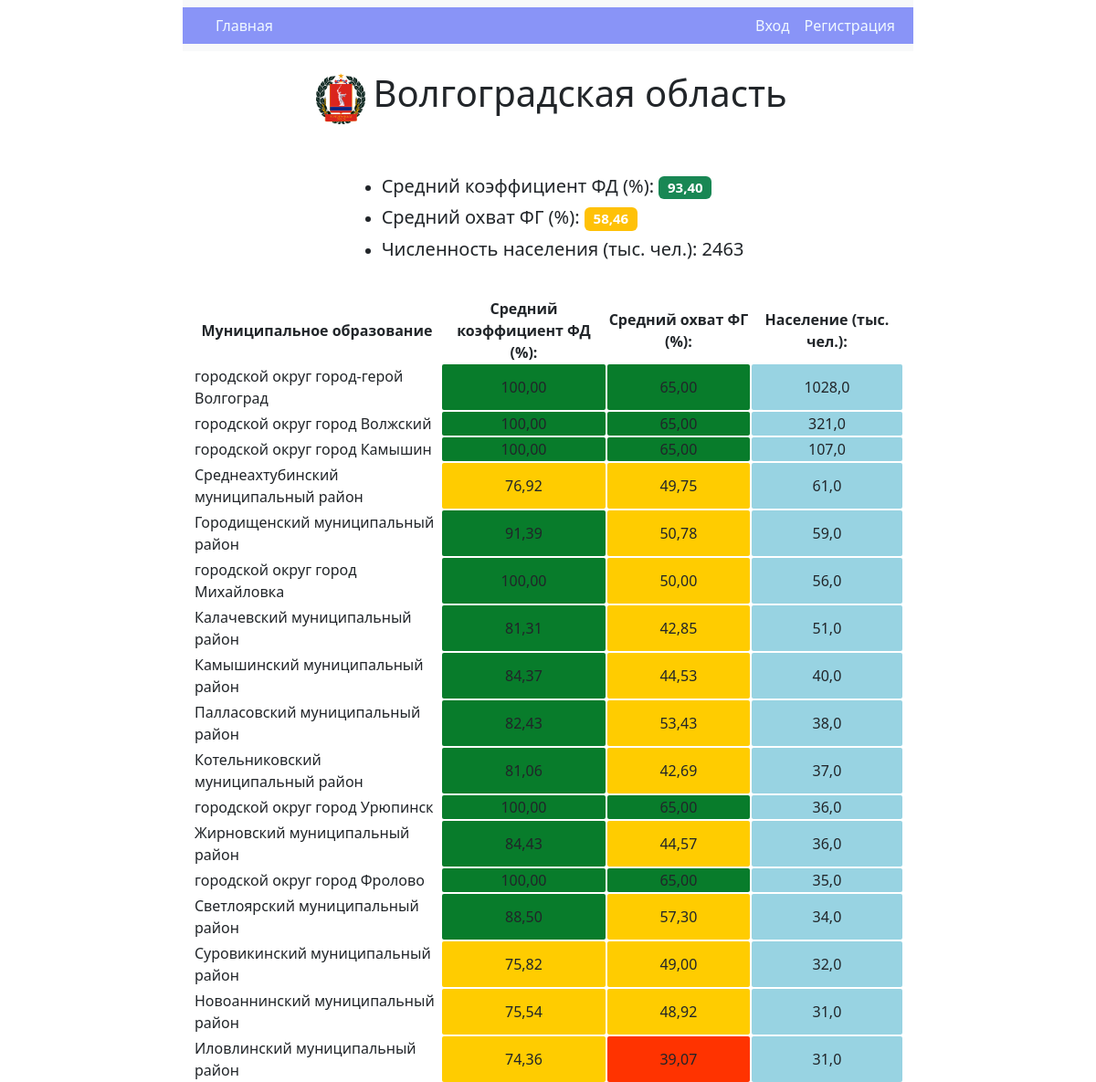
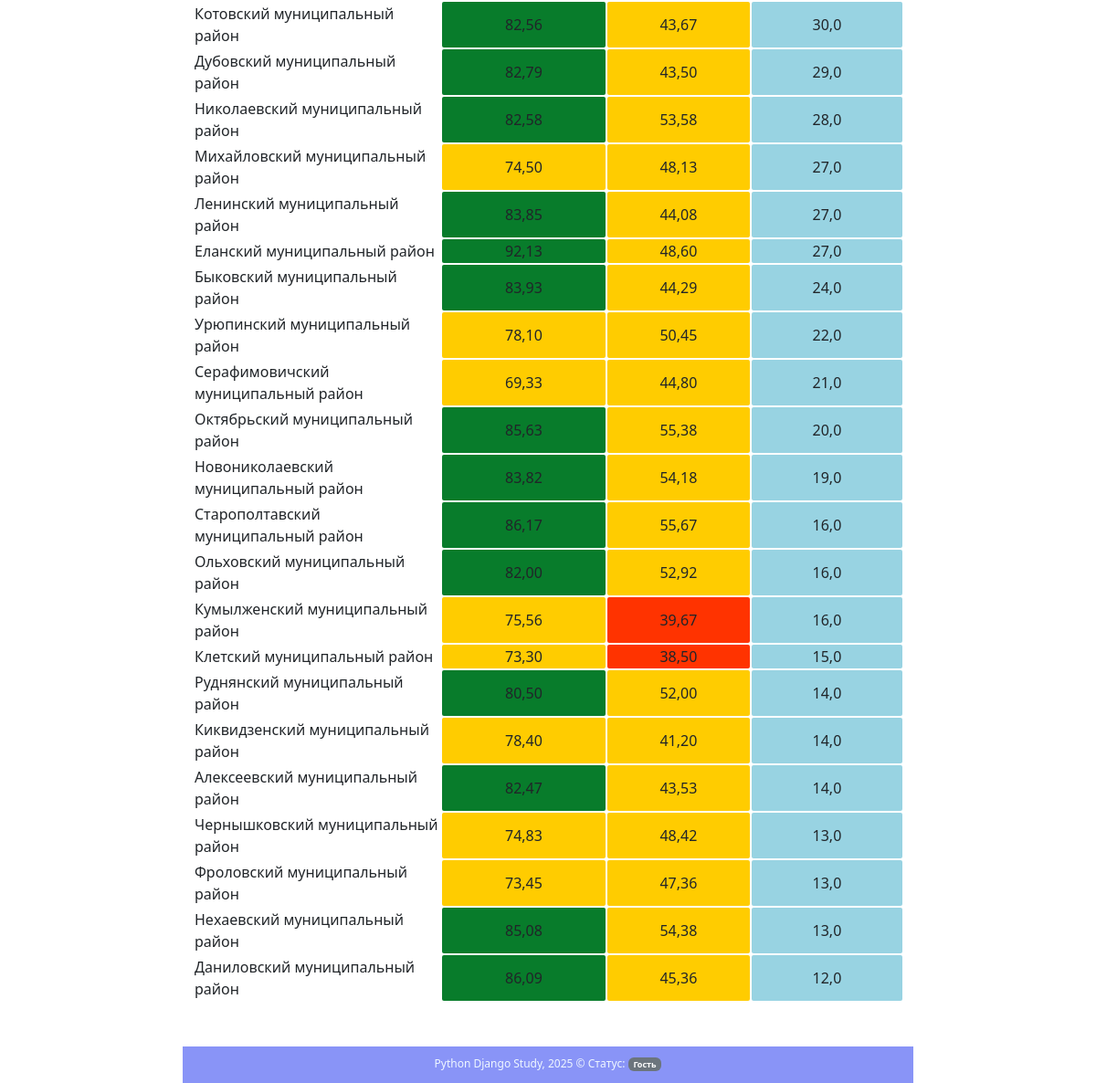
/regionreport/, run on the app's committed database (2 pictures, top to bottom).
### core/models.py (models this page shows)
class StatisticsShort(models.Model):
    MO = models.ForeignKey(MO, on_delete=models.SET_NULL, null=True, blank=True, verbose_name="Муниципальное образование второго уровня")
    period = models.DateTimeField(auto_now_add=True, verbose_name="Отчетный период")
    MO2	= models.TextField (verbose_name="Муниципальное образование второго уровня")
    MO1	= models.TextField (verbose_name="Муниципальное образование первого уровня")
    F = models.FloatField(verbose_name="Коэффициент финансовой доступности")
    FG = models.FloatField(verbose_name="Коэффициент финансовой грамотности")
    CHN	= models.FloatField (verbose_name="Население", help_text="Численность населения")
    CHN_Sub	= models.FloatField (verbose_name="Население", help_text="Численность населения")
    Pop_Per	= models.FloatField (verbose_name="Население", help_text="Численность населения")
    class Meta:
        verbose_name = "Статистика"
        verbose_name_plural = "отчеты"

### core/views.py (the view)
# urls.py: path('regionreport/', RegionReport.as_view(), name='regionreport'),
class RegionReport(TemplateView):
    template_name = "region.html"
    def get_context_data(self, **kwargs):
        context = super().get_context_data(**kwargs)
        context["name"] = "Region"
        region = StatisticsShort.objects.values("MO2").annotate(avg_F=Avg('F')).annotate(avg_FG=Avg('FG')).annotate(avg_CHN=Avg('CHN')).order_by('-avg_CHN')
        context["region"] = region
        region_head = StatisticsShort.objects.values("MO2").annotate(avg_F=Avg('F')).annotate(avg_FG=Avg('FG')).annotate(avg_CHN=Avg('CHN'))
        region_sum_CHN = sum(item['avg_CHN'] for item in region_head)
        context['region_avg_F'] = sum(item['avg_F'] * item['avg_CHN'] for item in region_head) / (region_sum_CHN)
        context['region_avg_FG'] = sum(item['avg_FG'] * item['avg_CHN'] for item in region_head) / (region_sum_CHN)
        context['region_sum_CHN'] = region_sum_CHN
        context["region_head"] = region_head
        return context

### core/context_processors.py (called while the page is built)
def get_main_menu(request):
    context = {
        'menu':[
            {'name': "Главная", 'url':'landing'},
        ]
    }
    return context

### core/templates/region.html
{% extends "base.html" %}
{% load static %}
{% block content %}
    <div class="region_info d-flex flex-row mb-3 justify-content-center">
        <div class="p-2">
            <img src="{% static 'images/Gerb VO.png' %}" alt="Волгоградская область" class="reg_gerb">
        </div>
        <div class="p-6">
            <p class="region">Волгоградская область</p>
        </div>
	</div>
	<div class="d-flex flex-row mb-3 justify-content-center">
			<ul >
				{% if region_avg_F  >= 80 %}
                        <li><h5>Средний коэффициент ФД (%): <span class="badge bg-success">{{region_avg_F |floatformat:2 }}</span></h5></li>
                        {% elif region_avg_F >= 60 %}
                            <li><h5>Средний коэффициент ФД (%): <span class="badge bg-warning">{{region_avg_F |floatformat:2 }}</span></h5></li>
						{% elif region_avg_F >= 40 %}
                            <li><h5>Средний коэффициент ФД (%): <span class="badge bg-warning">{{region_avg_F |floatformat:2 }}</span></h5></li>
						{% elif region_avg_F >= 20 %}
                            <li><h5>Средний коэффициент ФД (%): <span class="badge bg-danger">{{region_avg_F |floatformat:2 }}</span></h5></li>
						{% elif region_avg_F >= 0 %}
                            <li><h5>Средний коэффициент ФД (%): <span class="badge bg-danger">{{region_avg_F |floatformat:2 }}</span></h5></li>
                    {% endif %}
				{% if region_avg_FG  >= 60 %}
                        <li><h5>Средний охват ФГ (%): <span class="badge bg-success">{{region_avg_FG |floatformat:2 }}</span></h5></li>
                        {% elif region_avg_FG >= 40 %}
                            <li><h5>Средний охват ФГ (%): <span class="badge bg-warning">{{region_avg_FG |floatformat:2 }}</span></h5></li>
						{% elif region_avg_FG >= 20 %}
                            <li><h5>Средний охват ФГ (%): <span class="badge bg-danger">{{region_avg_FG|floatformat:2 }}</span></h5></li>
						{% elif region_avg_FG >= 0 %}
                            <li><h5>Средний охват ФГ (%): <span class="badge bg-secondary">{{region_avg_FG |floatformat:2 }}</span></h5></li>
                    {% endif %}
				<li><h5>Численность населения (тыс. чел.):  {{region_sum_CHN  |floatformat:0  }}</h5></li>
			</ul>
	</div>
	<div class=" d-flex flex-row mb-3 justify-content-center">
		<table>
			<thead>
				<tr>
					<th class="table_name">Муниципальное образование </th>
					<th></th>
					<th class="table_data">Средний коэффициент ФД (%):</th>
					<th></th>
					<th class="table_data">Средний охват ФГ (%):</th>
					<th></th>
					<th class="table_data">Население (тыс. чел.):</th>
				</tr>
			</thead>
			<tbody>
				{% for item in region %}
				<tr>
					<td >{{ item.MO2 }}</td>
					<td></td>
					<td class="table_data" style="background-color: {% if item.avg_F >= 80 %} #087c2bff {% elif item.avg_F >= 60 %} #ffcc00 {% elif item.avg_F >= 40 %} #ff9900 {% elif item.avg_F >= 20 %} #ff3300 {% else %} #ff0000 {% endif %};">
					{{ item.avg_F |floatformat:2 }}
					</td>
					<td></td>
					<td class="table_data" style="background-color: {% if item.avg_FG >= 60 %} #087c2bff {% elif item.avg_FG >= 40 %} #ffcc00  {% elif item.avg_FG >= 20 %} #ff3300 {% else %} #ff0000 {% endif %};">
					{{ item.avg_FG |floatformat:2 }}
					</td>
					<td></td>
					<td class="table_data" style="background-color: #98d3e2ff">{{ item.avg_CHN }}</td>
				</tr>
				<tr class = "table-row">
					<td></td>
				</tr>
				{% endfor %}
			</tbody>
		</table>
	</div>
{% endblock content %}

### static/css/main.css (style rules this page uses)
body { margin: 0; padding: 0; height: calc(100vh + 50px); }
.region { text-align: center; font-size: 5vh; }
.region_info { padding-bottom: 3vh; padding-top: 2vh; height: 15vh; }
.table_name { width: 400px; text-align: center; }
.table_data { width: 250px; text-align: center; padding: -5px; border-radius: 2px; margin-bottom:2px ; }
.region_info div { max-height: 15vh; }
.region_info img { width: auto; height: 7vh; }

### data on the page
StatisticsShort: MO2 "городской округ город-герой Волгоград", avg_F "100,00", avg_FG "65,00", avg_CHN "1028,0"
StatisticsShort: MO2 "городской округ город Волжский", avg_F "100,00", avg_FG "65,00", avg_CHN "321,0"
StatisticsShort: MO2 "городской округ город Камышин", avg_F "100,00", avg_FG "65,00", avg_CHN "107,0"
StatisticsShort: MO2 "городской округ город Михайловка", avg_F "100,00", avg_FG "50,00", avg_CHN "56,0"
StatisticsShort: MO2 "городской округ город Урюпинск", avg_F "100,00", avg_FG "65,00", avg_CHN "36,0"
StatisticsShort: MO2 "городской округ город Фролово", avg_F "100,00", avg_FG "65,00", avg_CHN "35,0"

### other printed values
{{ menu_item.name }} "Главная"
{{ region_avg_F |floatformat:2 }} "93,40"
{{ region_avg_FG |floatformat:2 }} "58,46"
{{ region_sum_CHN  |floatformat:0 }} "2463"
{{ item.MO2 }} "Среднеахтубинский муниципальный район" "Городищенский муниципальный район" "Калачевский муниципальный район" "Камышинский муниципальный район" "Палласовский муниципальный район" "Котельниковский муниципальный район" "Жирновский муниципальный район" "Светлоярский муниципальный район" "Суровикинский муниципальный район" "Новоаннинский муниципальный район" "Иловлинский муниципальный район" "Котовский муниципальный район" "Дубовский муниципальный район" "Николаевский муниципальный район" "Михайловский муниципальный район" "Ленинский муниципальный район" "Еланский муниципальный район" "Быковский муниципальный район" "Урюпинский муниципальный район" "Серафимовичский муниципальный район" "Октябрьский муниципальный район" "Новониколаевский муниципальный район" "Старополтавский муниципальный район" "Ольховский муниципальный район" "Кумылженский муниципальный район" "Клетский муниципальный район" "Руднянский муниципальный район" "Киквидзенский муниципальный район" "Алексеевский муниципальный район" "Чернышковский муниципальный район" "Фроловский муниципальный район" "Нехаевский муниципальный район" "Даниловский муниципальный район"
{{ item.avg_F |floatformat:2 }} "76,92" "91,39" "81,31" "84,37" "82,43" "81,06" "84,43" "88,50" "75,82" "75,54" "74,36" "82,56" "82,79" "82,58" "74,50" "83,85" "92,13" "83,93" "78,10" "69,33" "85,63" "83,82" "86,17" "82,00" "75,56" "73,30" "80,50" "78,40" "82,47" "74,83" "73,45" "85,08" "86,09"
{{ item.avg_FG |floatformat:2 }} "49,75" "50,78" "42,85" "44,53" "53,43" "42,69" "44,57" "57,30" "49,00" "48,92" "39,07" "43,67" "43,50" "53,58" "48,13" "44,08" "48,60" "44,29" "50,45" "44,80" "55,38" "54,18" "55,67" "52,92" "39,67" "38,50" "52,00" "41,20" "43,53" "48,42" "47,36" "54,38" "45,36"
{{ item.avg_CHN }} "61,0" "59,0" "51,0" "40,0" "38,0" "37,0" "36,0" "34,0" "32,0" "31,0" "31,0" "30,0" "29,0" "28,0" "27,0" "27,0" "27,0" "24,0" "22,0" "21,0" "20,0" "19,0" "16,0" "16,0" "16,0" "15,0" "14,0" "14,0" "14,0" "13,0" "13,0" "13,0" "12,0"
